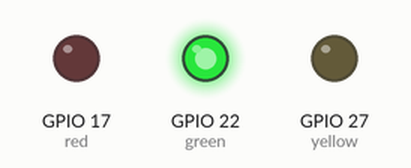
The program below on a simulated Raspberry Pi (BCM pin numbers). On the bench: output pins drawn as LEDs (lit = HIGH).

Above: at 1.5 s.
At 3.5 s:
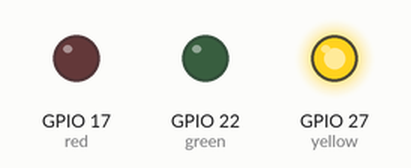
At 5.5 s:
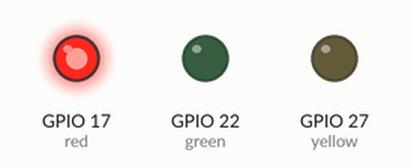
Timing chart, 0 to 9.1 s (numbered marks = the images above):
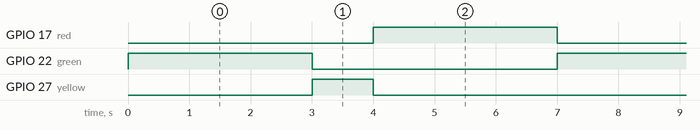

The program:

trafficlight.py
```python
from gpiozero import LED
from time import sleep

red = LED(17)
yellow = LED(27)
green = LED(22)

while True:
  red.off()
  yellow.off()
  green.on()
  sleep(3)

  green.off()
  red.off()
  yellow.on()
  sleep(1)

  yellow.off()
  green.off()
  red.on()
  sleep(3)
```

Measured:
- by itself, GPIO 17 (red), GPIO 22 (green): alternates HIGH for 3.0 s and LOW for 4.0 s
- by itself, GPIO 27 (yellow): alternates HIGH for 1.0 s and LOW for 6.0 s
- by itself, everything shown: repeats every 7.0 s, in 3 steps
